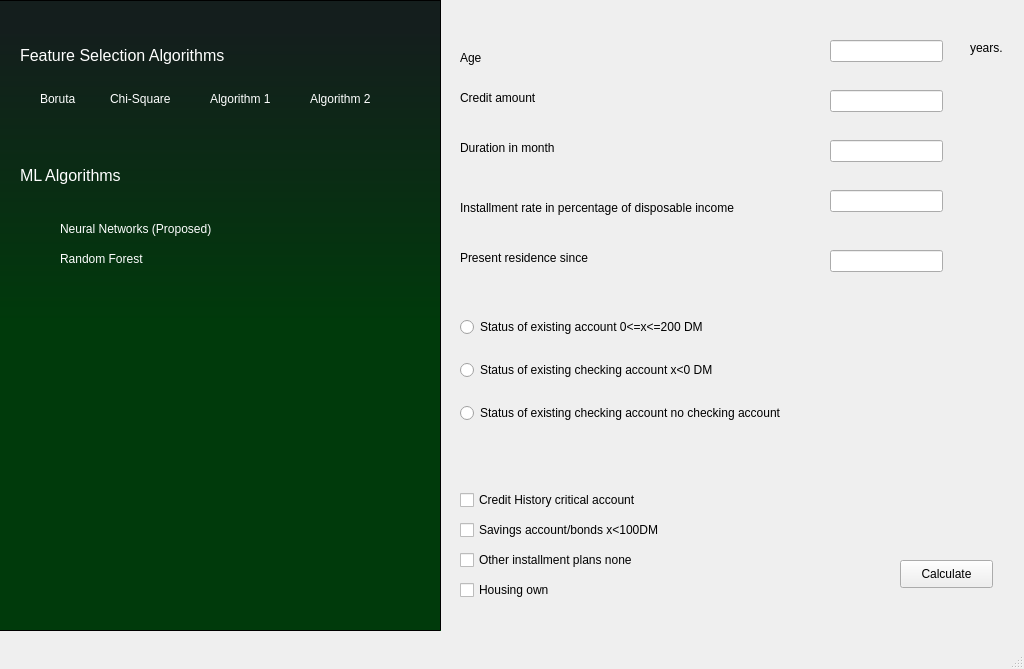
<?xml version="1.0" encoding="UTF-8"?>
<ui version="4.0">
 <class>MainWindow</class>
 <widget class="QMainWindow" name="MainWindow">
  <property name="windowModality">
   <enum>Qt::NonModal</enum>
  </property>
  <property name="enabled">
   <bool>true</bool>
  </property>
  <property name="geometry">
   <rect>
    <x>0</x>
    <y>0</y>
    <width>1024</width>
    <height>669</height>
   </rect>
  </property>
  <property name="sizePolicy">
   <sizepolicy hsizetype="Ignored" vsizetype="Ignored">
    <horstretch>0</horstretch>
    <verstretch>0</verstretch>
   </sizepolicy>
  </property>
  <property name="minimumSize">
   <size>
    <width>1024</width>
    <height>669</height>
   </size>
  </property>
  <property name="maximumSize">
   <size>
    <width>1024</width>
    <height>669</height>
   </size>
  </property>
  <property name="mouseTracking">
   <bool>false</bool>
  </property>
  <property name="windowTitle">
   <string>MainWindow</string>
  </property>
  <property name="toolButtonStyle">
   <enum>Qt::ToolButtonIconOnly</enum>
  </property>
  <property name="documentMode">
   <bool>false</bool>
  </property>
  <widget class="QWidget" name="centralwidget">
   <widget class="QFrame" name="frame">
    <property name="geometry">
     <rect>
      <x>-10</x>
      <y>0</y>
      <width>451</width>
      <height>631</height>
     </rect>
    </property>
    <property name="font">
     <font>
      <family>Franklin Gothic Heavy</family>
      <pointsize>8</pointsize>
     </font>
    </property>
    <property name="autoFillBackground">
     <bool>false</bool>
    </property>
    <property name="styleSheet">
     <string notr="true">background-color:qlineargradient(spread:pad, x1:1, y1:0.511545, x2:1, y2:0.046, stop:0 rgba(0, 58, 11, 255), stop:1 rgba(20, 30, 29, 255))</string>
    </property>
    <property name="frameShape">
     <enum>QFrame::StyledPanel</enum>
    </property>
    <property name="frameShadow">
     <enum>QFrame::Sunken</enum>
    </property>
    <widget class="QLabel" name="label">
     <property name="geometry">
      <rect>
       <x>30</x>
       <y>40</y>
       <width>291</width>
       <height>31</height>
      </rect>
     </property>
     <property name="font">
      <font>
       <family>MS Shell Dlg 2</family>
       <pointsize>12</pointsize>
       <weight>50</weight>
       <italic>false</italic>
       <bold>false</bold>
      </font>
     </property>
     <property name="autoFillBackground">
      <bool>false</bool>
     </property>
     <property name="styleSheet">
      <string notr="true">color:rgb(255, 255, 255);
font: 12pt &quot;MS Shell Dlg 2&quot;;
background-color:transparent;
</string>
     </property>
     <property name="text">
      <string>Feature Selection Algorithms</string>
     </property>
    </widget>
    <widget class="QRadioButton" name="radioButton_4">
     <property name="geometry">
      <rect>
       <x>30</x>
       <y>90</y>
       <width>66</width>
       <height>17</height>
      </rect>
     </property>
     <property name="styleSheet">
      <string notr="true">color:rgb(255, 255, 255);
background-color:transparent</string>
     </property>
     <property name="text">
      <string>Boruta</string>
     </property>
    </widget>
    <widget class="QRadioButton" name="radioButton_3">
     <property name="geometry">
      <rect>
       <x>100</x>
       <y>90</y>
       <width>90</width>
       <height>17</height>
      </rect>
     </property>
     <property name="styleSheet">
      <string notr="true">color:rgb(255, 255, 255);
background-color:transparent</string>
     </property>
     <property name="text">
      <string>Chi-Square</string>
     </property>
    </widget>
    <widget class="QRadioButton" name="radioButton_2">
     <property name="geometry">
      <rect>
       <x>200</x>
       <y>90</y>
       <width>101</width>
       <height>17</height>
      </rect>
     </property>
     <property name="autoFillBackground">
      <bool>false</bool>
     </property>
     <property name="styleSheet">
      <string notr="true">color:rgb(255, 255, 255);
background-color:transparent</string>
     </property>
     <property name="text">
      <string>Algorithm 1</string>
     </property>
    </widget>
    <widget class="QRadioButton" name="radioButton">
     <property name="enabled">
      <bool>true</bool>
     </property>
     <property name="geometry">
      <rect>
       <x>300</x>
       <y>90</y>
       <width>101</width>
       <height>17</height>
      </rect>
     </property>
     <property name="styleSheet">
      <string notr="true">color:rgb(255, 255, 255);
background-color:transparent</string>
     </property>
     <property name="text">
      <string>Algorithm 2</string>
     </property>
    </widget>
    <widget class="QLabel" name="label_6">
     <property name="enabled">
      <bool>true</bool>
     </property>
     <property name="geometry">
      <rect>
       <x>230</x>
       <y>430</y>
       <width>211</width>
       <height>141</height>
      </rect>
     </property>
     <property name="font">
      <font>
       <pointsize>26</pointsize>
       <weight>75</weight>
       <bold>true</bold>
      </font>
     </property>
     <property name="styleSheet">
      <string notr="true">background-color:transparent;
color:#ffffff</string>
     </property>
     <property name="text">
      <string/>
     </property>
    </widget>
    <widget class="QLabel" name="label_2">
     <property name="geometry">
      <rect>
       <x>30</x>
       <y>160</y>
       <width>131</width>
       <height>31</height>
      </rect>
     </property>
     <property name="font">
      <font>
       <family>MS Shell Dlg 2</family>
       <pointsize>12</pointsize>
       <weight>50</weight>
       <italic>false</italic>
       <bold>false</bold>
      </font>
     </property>
     <property name="autoFillBackground">
      <bool>false</bool>
     </property>
     <property name="styleSheet">
      <string notr="true">color:rgb(255, 255, 255);
font: 12pt &quot;MS Shell Dlg 2&quot;;
background-color:transparent;
</string>
     </property>
     <property name="text">
      <string>ML Algorithms</string>
     </property>
    </widget>
    <widget class="QFrame" name="frame_2">
     <property name="geometry">
      <rect>
       <x>40</x>
       <y>200</y>
       <width>341</width>
       <height>80</height>
      </rect>
     </property>
     <property name="styleSheet">
      <string notr="true">background-color:transparent;</string>
     </property>
     <property name="frameShape">
      <enum>QFrame::StyledPanel</enum>
     </property>
     <property name="frameShadow">
      <enum>QFrame::Raised</enum>
     </property>
     <widget class="QRadioButton" name="radioButton_6">
      <property name="geometry">
       <rect>
        <x>10</x>
        <y>50</y>
        <width>299</width>
        <height>17</height>
       </rect>
      </property>
      <property name="styleSheet">
       <string notr="true">color:rgb(255, 255, 255);
background-color:transparent</string>
      </property>
      <property name="text">
       <string>Random Forest</string>
      </property>
     </widget>
     <widget class="QRadioButton" name="radioButton_5">
      <property name="geometry">
       <rect>
        <x>10</x>
        <y>20</y>
        <width>299</width>
        <height>17</height>
       </rect>
      </property>
      <property name="styleSheet">
       <string notr="true">color:rgb(255, 255, 255);
background-color:transparent</string>
      </property>
      <property name="text">
       <string>Neural Networks (Proposed)</string>
      </property>
     </widget>
    </widget>
   </widget>
   <widget class="QStackedWidget" name="stackedWidget">
    <property name="geometry">
     <rect>
      <x>430</x>
      <y>-10</y>
      <width>611</width>
      <height>641</height>
     </rect>
    </property>
    <property name="currentIndex">
     <number>3</number>
    </property>
    <widget class="QWidget" name="chi_widget">
     <widget class="QLabel" name="label_10">
      <property name="geometry">
       <rect>
        <x>160</x>
        <y>30</y>
        <width>241</width>
        <height>16</height>
       </rect>
      </property>
      <property name="text">
       <string>CHİ SQUARE TEMPLATE</string>
      </property>
     </widget>
    </widget>
    <widget class="QWidget" name="logistic_widget">
     <widget class="QLabel" name="label_12">
      <property name="geometry">
       <rect>
        <x>200</x>
        <y>50</y>
        <width>211</width>
        <height>16</height>
       </rect>
      </property>
      <property name="text">
       <string>LOGISTIC REGRESSION TEMPLATE</string>
      </property>
     </widget>
    </widget>
    <widget class="QWidget" name="relief_widget">
     <widget class="QLabel" name="label_11">
      <property name="geometry">
       <rect>
        <x>220</x>
        <y>20</y>
        <width>191</width>
        <height>16</height>
       </rect>
      </property>
      <property name="text">
       <string>RELIEF BASED TEMPLATE</string>
      </property>
     </widget>
    </widget>
    <widget class="QWidget" name="boruta_widget">
     <widget class="QLabel" name="label_3">
      <property name="geometry">
       <rect>
        <x>30</x>
        <y>60</y>
        <width>55</width>
        <height>16</height>
       </rect>
      </property>
      <property name="autoFillBackground">
       <bool>false</bool>
      </property>
      <property name="styleSheet">
       <string notr="true">color:rgb(0, 0, 0);
background-color:transparent</string>
      </property>
      <property name="text">
       <string>Age</string>
      </property>
     </widget>
     <widget class="QLineEdit" name="lineEdit">
      <property name="geometry">
       <rect>
        <x>400</x>
        <y>50</y>
        <width>113</width>
        <height>22</height>
       </rect>
      </property>
     </widget>
     <widget class="QLabel" name="label_4">
      <property name="geometry">
       <rect>
        <x>540</x>
        <y>50</y>
        <width>55</width>
        <height>16</height>
       </rect>
      </property>
      <property name="text">
       <string>years.</string>
      </property>
     </widget>
     <widget class="QLabel" name="label_5">
      <property name="geometry">
       <rect>
        <x>30</x>
        <y>150</y>
        <width>111</width>
        <height>16</height>
       </rect>
      </property>
      <property name="text">
       <string>Duration in month</string>
      </property>
     </widget>
     <widget class="QLineEdit" name="lineEdit_2">
      <property name="geometry">
       <rect>
        <x>400</x>
        <y>150</y>
        <width>113</width>
        <height>22</height>
       </rect>
      </property>
     </widget>
     <widget class="QLabel" name="label_7">
      <property name="geometry">
       <rect>
        <x>30</x>
        <y>100</y>
        <width>91</width>
        <height>16</height>
       </rect>
      </property>
      <property name="text">
       <string>Credit amount</string>
      </property>
     </widget>
     <widget class="QLineEdit" name="lineEdit_3">
      <property name="geometry">
       <rect>
        <x>400</x>
        <y>100</y>
        <width>113</width>
        <height>22</height>
       </rect>
      </property>
     </widget>
     <widget class="QLabel" name="label_8">
      <property name="geometry">
       <rect>
        <x>30</x>
        <y>210</y>
        <width>311</width>
        <height>16</height>
       </rect>
      </property>
      <property name="text">
       <string>Installment rate in percentage of disposable income</string>
      </property>
     </widget>
     <widget class="QLineEdit" name="lineEdit_4">
      <property name="geometry">
       <rect>
        <x>400</x>
        <y>200</y>
        <width>113</width>
        <height>22</height>
       </rect>
      </property>
     </widget>
     <widget class="QLabel" name="label_9">
      <property name="geometry">
       <rect>
        <x>30</x>
        <y>260</y>
        <width>141</width>
        <height>16</height>
       </rect>
      </property>
      <property name="text">
       <string>Present residence since</string>
      </property>
     </widget>
     <widget class="QLineEdit" name="lineEdit_5">
      <property name="geometry">
       <rect>
        <x>400</x>
        <y>260</y>
        <width>113</width>
        <height>22</height>
       </rect>
      </property>
     </widget>
     <widget class="QCheckBox" name="checkBox_6">
      <property name="geometry">
       <rect>
        <x>30</x>
        <y>530</y>
        <width>311</width>
        <height>20</height>
       </rect>
      </property>
      <property name="text">
       <string>Savings account/bonds x&lt;100DM</string>
      </property>
     </widget>
     <widget class="QCheckBox" name="checkBox_7">
      <property name="geometry">
       <rect>
        <x>30</x>
        <y>590</y>
        <width>231</width>
        <height>20</height>
       </rect>
      </property>
      <property name="text">
       <string>Housing own</string>
      </property>
     </widget>
     <widget class="QCheckBox" name="checkBox_8">
      <property name="geometry">
       <rect>
        <x>30</x>
        <y>560</y>
        <width>221</width>
        <height>20</height>
       </rect>
      </property>
      <property name="text">
       <string>Other installment plans none</string>
      </property>
     </widget>
     <widget class="QPushButton" name="pushButton">
      <property name="geometry">
       <rect>
        <x>470</x>
        <y>570</y>
        <width>93</width>
        <height>28</height>
       </rect>
      </property>
      <property name="text">
       <string>Calculate</string>
      </property>
     </widget>
     <widget class="QWidget" name="verticalLayoutWidget_2">
      <property name="geometry">
       <rect>
        <x>30</x>
        <y>310</y>
        <width>347</width>
        <height>141</height>
       </rect>
      </property>
      <layout class="QVBoxLayout" name="verticalLayout_2">
       <item>
        <widget class="QRadioButton" name="radioButton_7">
         <property name="text">
          <string>Status of existing account 0&lt;=x&lt;=200 DM</string>
         </property>
        </widget>
       </item>
       <item>
        <widget class="QRadioButton" name="radioButton_9">
         <property name="text">
          <string>Status of existing checking account x&lt;0 DM</string>
         </property>
        </widget>
       </item>
       <item>
        <widget class="QRadioButton" name="radioButton_8">
         <property name="text">
          <string>Status of existing checking account no checking account</string>
         </property>
        </widget>
       </item>
      </layout>
     </widget>
     <widget class="QCheckBox" name="checkBox_9">
      <property name="geometry">
       <rect>
        <x>30</x>
        <y>500</y>
        <width>311</width>
        <height>20</height>
       </rect>
      </property>
      <property name="text">
       <string>Credit History critical account</string>
      </property>
     </widget>
    </widget>
   </widget>
  </widget>
  <widget class="QMenuBar" name="menubar">
   <property name="geometry">
    <rect>
     <x>0</x>
     <y>0</y>
     <width>1024</width>
     <height>21</height>
    </rect>
   </property>
  </widget>
  <widget class="QStatusBar" name="statusbar"/>
 </widget>
 <resources/>
 <connections/>
</ui>
